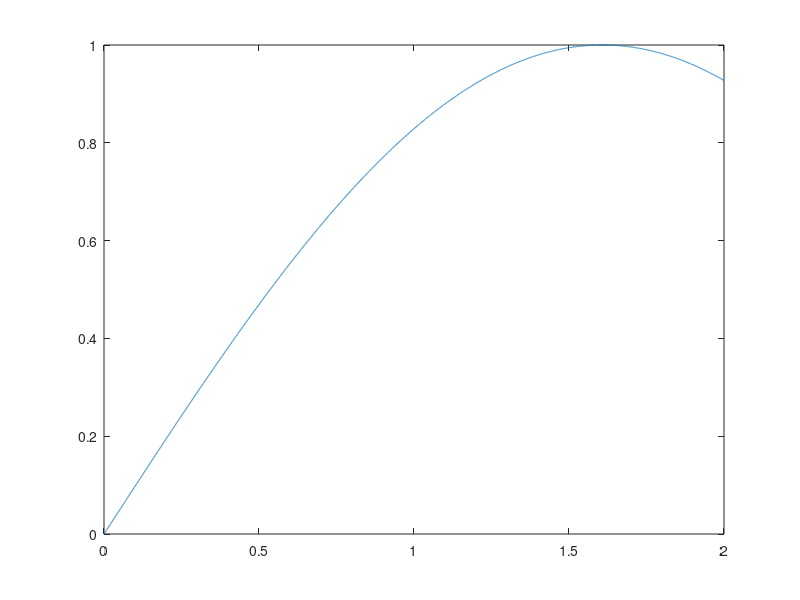

Write MATLAB code to recreate this figure.
% 1. Create an index-vector from -9 to 20
clear all
vector = [-9:20];

% 2. Use the previous vector to generate a unit step function
function step(ind)
  ind(ind >= 0) = 1;
  ind(ind < 0) = 0;

  ind
  
 end;

 %3. create an impulse function
function y = dd(x)
  % x is a vector
  % We create an output vector of only 0 (our default value)
  y = zeros(1, length(x)); 

  % We find indexes of input values equal to 0,
  % and make them 1
  y(find(x==0)) = 1;
end;

%4. Create a data sequence: (see exercise 1.1 a)
%x1[n] = d[n-2] + d[n] - 2d[n-1]

% here the sequence 
n = -10 : 10 

y = 1*dd(n-2) + 1*dd(n) - 2*dd(n-1);

stem(n, y)
xlabel('n')
ylabel('Delta Function')


%5. Create a data sequence: (see exercise 1.1 b)
% x2[n] = u[n+2] - u[n-2]
n = -20 : 20 

function y = step(x)
  % x is a vector
  % We create an output vector of only 0 (our default value)
  %y = zeros(1, length(x)); 

  % We find indexes of input values equal to 0,
  % and make them 1
  y(find(x >= 0)) = 1;
  y(find(x < 0)) = 0;
end;

y = step(n+2) - step(n-2); 

stem(n, y)
xlabel('n')
ylabel('Step Function')
% 6.Create a data sequence: (see exercise 1.1 c)
# x3[n] = cos(0,1 pi n)

n = -20 : 20 
y = cos(0.1*pi*n);
stem(n,y)
xlabel('n')
ylabel('Trig Function')
%7. Create a data sequence: (see exercise 1.1 d)
% x4[n] = cos(2 pi n)

n = -20 : 20 
y = cos(2*pi*n);
stem(n,y)
xlabel('n')
ylabel('Trig Function')
% 8. Use your index-vector of Question 1 to produce the sampled data vector of a sine wave with
% - Amplitude of 0.5
% - Signal frequency of  SSS Hz
# - Sampling rate of 2000 s-1

% assuming the function is something like: Asin(2*pi*f*t + phi)
n = -9:20
Amplitude = 0.5;
S_rate = 2000;
T = 1/S_rate;
t = 1;
N = S_rate*t;

freq = 622;
omega = 2*pi*freq;
t_seq = n*T;

y = sin(omega*t_seq);
plot(n, y)

% 9 . Create a data sequence:
%    x[n] = u[n]*s[n] + 2*d[n-4]
%    where, u[n] = unit step function
%    s[n] = previous, sampled sine
%    d[n] = delta function
n = -9:20

% x[n] = u[n]*s[n] + 2*d[n-4]
u = step(n); % step 
s = sin(omega*t_seq); % sine
d = 2*dd(n-4)

y = u.*s + d;

% 10. stem
stem(n, y)
xlabel('n')
ylabel(' u[n]*s[n] + 2*d[n-4] function')


% 11.

S_rate = 8000;
T = 1/S_rate;
n = 0:T:2;

a = 0;
b = 0.010;
noise = (b-a).*rand(length(n),1) + a;

Amplitude = 0.25.*noise.*exp(-220.*n);


t = 2;
N = S_rate*t;

freq = 2*622;
omega = 2*pi*freq;
t_seq = n*T;

y = sin(omega*t_seq);
plot(n, y)
sound(y)